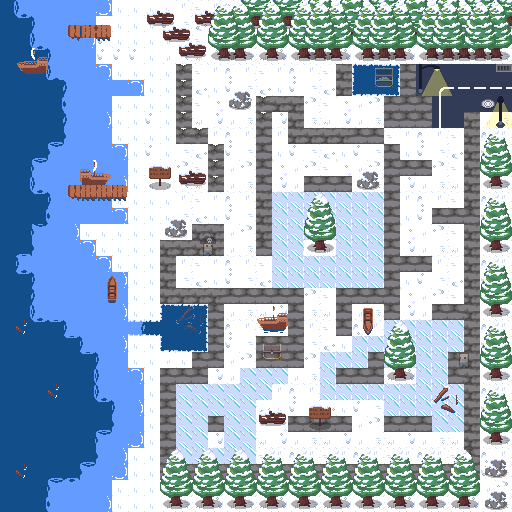

The image is a tile-based game level rendered from a .tmx file. Its description and source (layers, tilesets, objects; grid data summarised) follow:
An orthogonal 32x32 tile map with 16x16 px tiles, 6 tile layers (jALUR vIRUS, Background, Jalan, Pohon Penghalang, ...), 4 tilesets and 69 objects.

<map version="1.5" tiledversion="1.7.2" orientation="orthogonal" renderorder="right-down" width="32" height="32" tilewidth="16" tileheight="16" infinite="0" nextlayerid="8" nextobjectid="74">
 <tileset firstgid="1" name="IceTileset" tilewidth="16" tileheight="16" tilecount="720" columns="40">
  <image source="IceTileset.png" width="640" height="288" />
  <tile id="80">
   <objectgroup draworder="index" id="2">
    <object id="1" x="0" y="0" width="16" height="16" />
   </objectgroup>
  </tile>
  <tile id="81">
   <objectgroup draworder="index" id="2">
    <object id="1" x="0" y="0" width="16" height="16" />
   </objectgroup>
  </tile>
  <tile id="120">
   <objectgroup draworder="index" id="2">
    <object id="1" x="3" y="0" width="13" height="13" />
   </objectgroup>
  </tile>
  <tile id="121">
   <objectgroup draworder="index" id="7">
    <object id="12" x="0" y="0" width="14" height="13" />
   </objectgroup>
  </tile>
 </tileset>
 <tileset firstgid="721" name="Beach Tileset" tilewidth="16" tileheight="16" tilecount="648" columns="36">
  <image source="Beach Tileset/Beach Tileset.png" width="576" height="288" />
 </tileset>
 <tileset firstgid="1369" name="CP_V1.0.4" tilewidth="16" tileheight="16" tilecount="4096" columns="64">
  <image source="City/CP_V1.1.0_nyknck/CP_V1.0.4_nyknck/CP_V1.0.4.png" width="1024" height="1024" />
 </tileset>
 <tileset firstgid="5465" name="SL001" tilewidth="16" tileheight="16" tilecount="645" columns="15">
  <image source="City/CP_V1.1.0_nyknck/Animations/SL001.png" width="240" height="688" />
 </tileset>
 <layer id="7" name="jALUR vIRUS" width="32" height="32">
  <data>[1024 cells, 820 non-empty, 1 distinct tile ids]</data>
 </layer>
 <layer id="1" name="Background" width="32" height="32">
  <data>[1024 cells, 1023 non-empty, 39 distinct tile ids]</data>
 </layer>
 <layer id="3" name="Jalan" width="32" height="32">
  <data>[1024 cells, 194 non-empty, 38 distinct tile ids]</data>
 </layer>
 <layer id="2" name="Pohon Penghalang" width="32" height="32">
  <data>[1024 cells, 430 non-empty, 58 distinct tile ids]</data>
 </layer>
 <layer id="5" name="Papan nama" width="32" height="32">
  <data>[1024 cells, 57 non-empty, 25 distinct tile ids]</data>
 </layer>
 <layer id="4" name="peti" width="32" height="32" opacity="0.4">
  <data>[1024 cells, 18 non-empty, 18 distinct tile ids]</data>
 </layer>
 <objectgroup id="6" name="Pengjalang">
  <object id="3" x="176" y="32" width="336" height="32" />
  <object id="4" x="176" y="64" width="16" height="80" />
  <object id="5" x="176" y="128" width="32" height="16" />
  <object id="6" x="208" y="144" width="16" height="48" />
  <object id="7" x="160" y="0" width="16" height="32" />
  <object id="8" x="144" y="0" width="16" height="32" />
  <object id="9" x="160" y="176" width="48" height="16" />
  <object id="10" x="160" y="176" width="48" />
  <object id="11" x="144" y="160" width="64" height="32" />
  <object id="13" x="160" y="224" width="64" height="32" />
  <object id="14" x="160" y="240" width="16" height="64" />
  <object id="15" x="160" y="288" width="144" height="16" />
  <object id="16" x="208" y="304" width="16" height="64" />
  <object id="17" x="288" y="304" width="16" height="64" />
  <object id="18" x="256" y="336" width="32" height="32" />
  <object id="19" x="256" y="304" width="32" height="32" />
  <object id="20" x="192" y="352" width="16" height="32" />
  <object id="21" x="160" y="368" width="32" height="16" />
  <object id="22" x="160" y="384" width="16" height="96" />
  <object id="23" x="176" y="464" width="304" height="16" />
  <object id="24" x="464" y="112" width="16" height="352" />
  <object id="25" x="480" y="112" width="32" height="16" />
  <object id="26" x="432" y="208" width="32" height="16" />
  <object id="27" x="432" y="304" width="32" height="16" />
  <object id="28" x="448" y="352" width="16" height="32" />
  <object id="29" x="432" y="384" width="32" height="32" />
  <object id="30" x="384" y="416" width="48" height="16" />
  <object id="31" x="288" y="416" width="64" height="16" />
  <object id="32" x="256" y="416" width="32" height="16" />
  <object id="33" x="208" y="416" width="16" height="16" />
  <object id="34" x="336" y="368" width="80" height="16" />
  <object id="36" x="336" y="288" width="48" height="48" />
  <object id="37" x="384" y="144" width="16" height="176" />
  <object id="38" x="400" y="160" width="32" height="16" />
  <object id="39" x="400" y="256" width="32" height="16" />
  <object id="40" x="384" y="96" width="48" height="32" />
  <object id="41" x="400" y="64" width="16" height="32" />
  <object id="43" x="416" y="80" width="16" height="16" />
  <object id="44" x="336" y="64" width="16" height="32" />
  <object id="45" x="288" y="128" width="96" height="16" />
  <object id="46" x="288" y="96" width="16" height="32" />
  <object id="47" x="256" y="96" width="32" height="16" />
  <object id="48" x="224" y="96" width="32" height="16" />
  <object id="49" x="256" y="112" width="16" height="144" />
  <object id="50" x="304" y="176" width="80" height="16" />
  <object id="51" x="304" y="240" width="32" height="16" />
  <object id="52" x="368" y="352" width="16" height="16" />
  <object id="53" x="160" y="304" width="16" height="32" />
  <object id="54" x="128" y="320" width="32" height="16" />
  <object id="55" x="96" y="0" width="16" height="16" />
  <object id="56" x="48" y="16" width="48" height="16" />
  <object id="57" x="48" y="32" width="48" height="16" />
  <object id="58" x="80" y="48" width="16" height="16" />
  <object id="59" x="96" y="64" width="16" height="16" />
  <object id="60" x="112" y="80" width="32" height="16" />
  <object id="61" x="96" y="96" width="16" height="48" />
  <object id="62" x="112" y="144" width="16" height="32" />
  <object id="63" x="64" y="160" width="48" height="16" />
  <object id="64" x="48" y="176" width="16" height="48" />
  <object id="65" x="64" y="208" width="64" height="16" />
  <object id="66" x="64" y="224" width="16" height="16" />
  <object id="67" x="80" y="240" width="16" height="16" />
  <object id="68" x="96" y="256" width="16" height="16" />
  <object id="69" x="112" y="272" width="16" height="64" />
  <object id="73" x="222" y="285" />
 </objectgroup>
</map>
